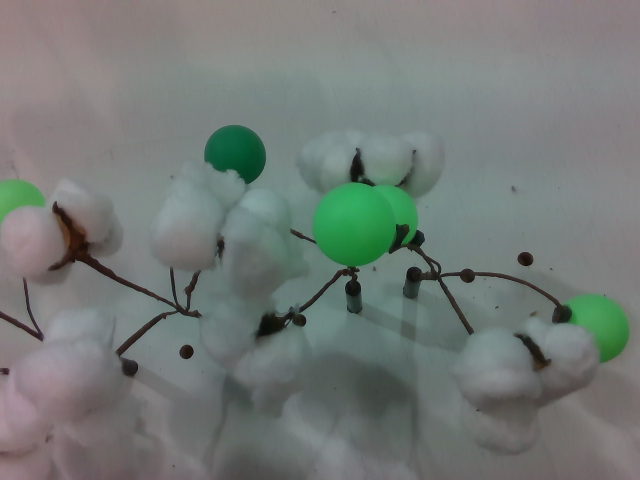
#> input picture ComputerVision/data/Original_293.png, 640 x 480 px
$ python pole_detect.py
#> lines starting #> are read from the running program, lines starting #| are printed output that depends on the picture; after the words box and inside, x2 and y2 are one past the last pixel; in counts of white or black regions, pixels touching at a corner belong together
# -*- coding: utf-8 -*-
"""
Created on Mon Jun 27 17:25:08 2022
@author: brila
"""

import cv2
import numpy as np
from numpy.linalg import norm
import imutils
#import math
import random
import os

# The end of the script results in showing a labeled image, and an unused array
# called found_balls containing each (x,y) coordinate of a ball belonging to
# the center plant. If this script is going to be turned into a function, you
# can input an image, and simply return the found_balls array at the end of
# this script.

# ------------------------------ Image Input ------------------------------

# Reading image in and creating a copy
#for img in os.listdir('./original'):
frame = cv2.imread('Original_293.png')
#> frame is the input picture: shape (480, 640, 3); mean B, G, R 117.6, 121.4, 114.5
#frame = imutils.resize(frame, width=600)
orig = frame

(h, w, c) = np.shape(frame)

# ---------------------------- CODE PARAMETERS ----------------------------
# -- Edit these parameters to affect how the code will handle detection. --

crop_image = 0 # 1 or 0, do or dont crop the image to focus on the center


exclusion_distance = 200 # If a matched line is farther than this away from a
                         # ball dont include it, its likely a bad detection.

ball_distance = 100 # The distance from the center pole a ball is allowed to
                    # be and still be able to be assigned to the pole

circle_mask_size = 45 # How large of a radius around each found circle should
                      # be included in the line detection range.

# ----------------------- Line Detection Parameters -----------------------
low_threshold = 50
high_threshold = 150
rho = 1  # distance resolution in pixels of the Hough grid
theta = np.pi / 90 # 180  # angular resolution in radians of the Hough grid
threshold = 15  # minimum number of votes (intersections in Hough grid cell)
min_line_length = 30  # minimum number of pixels making up a line
max_line_gap = 15  # maximum gap in pixels between connectable line segments

# --------------------------- Mask Color Ranges ---------------------------

# Branch Color Range
low_brown = np.array([60, 10, 20])
high_brown = np.array([90, 80, 60])

low_b = np.array([1, 30, 40])
high_b = np.array([20, 140, 80])

low_black = np.array([150,20,30])
high_black = np.array([170,90,100])

# Pingpong Ball Color Range
greenLower = (50, 86, 40)
greenUpper = (100, 255, 255)

# --------------------------------------------------------------------------

# ----------------------------------- CODE -----------------------------------

# Cropping image to only focus on middle pole
if crop_image == 1:
    frame = frame[h//5 : h , w//4 : w//2 + w//4]

orig = frame

# BALL DETECTION AND DRAWING -------------------------------------------------

# resize the frame, blur it, and convert it to the HSV
# color space

blurred = cv2.GaussianBlur(frame, (11, 11), 0)
hsv = cv2.cvtColor(blurred, cv2.COLOR_BGR2HSV)
#> hsv: shape (480, 640, 3); mean H, S, V 79.7, 27.8, 124.5
# construct a mask for the color "green", then perform
# a series of dilations and erosions to remove any small
# blobs left in the mask
GreenMask = cv2.inRange(hsv, greenLower, greenUpper)
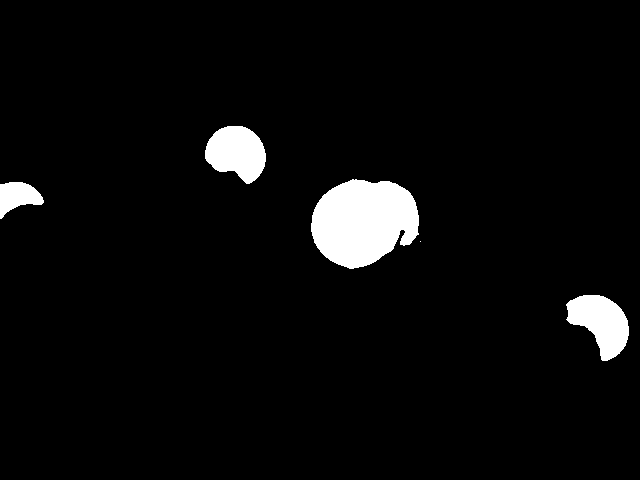
#> GreenMask: shape (480, 640); 4.3% white; 5 white regions (1 under 20 px), largest, box (x1, y1, x2, y2) and area: (311, 179, 419, 269) 7278, (566, 295, 629, 361) 2518, (205, 126, 266, 184) 2510, (0, 182, 44, 219) 979
GreenMask = cv2.erode(GreenMask, None, iterations=2)
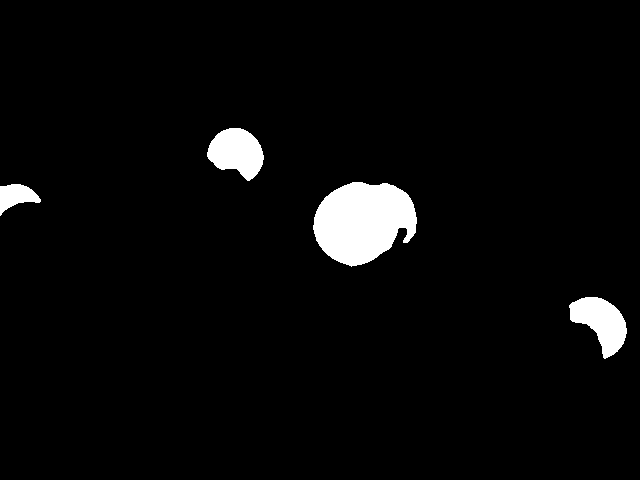
#> GreenMask: shape (480, 640); 3.6% white; 4 white regions, box (x1, y1, x2, y2) and area: (313, 182, 417, 267) 6410, (207, 128, 264, 181) 2046, (569, 297, 627, 359) 2015, (0, 184, 41, 216) 730
GreenMask = cv2.dilate(GreenMask, None, iterations=2)
#> GreenMask: shape (480, 640); 4.3% white; 4 white regions

# find contours in the mask and initialize the current
# (x, y) center of the ball
cnts = cv2.findContours(GreenMask.copy(), cv2.RETR_EXTERNAL,
	cv2.CHAIN_APPROX_SIMPLE)
#> cnts = 4 contours; box (x1, y1, x2, y2) and area: (311, 180, 419, 269) 7110, (205, 126, 266, 183) 2423, (567, 295, 629, 361) 2417, (0, 182, 43, 218) 910
cnts = imutils.grab_contours(cnts)
center = None
# only proceed if at least one contour was found
if len(cnts) > 0:

    circlemask = np.zeros_like(frame)

    for c in cnts:
        ((x, y), radius) = cv2.minEnclosingCircle(c)
        M = cv2.moments(c)
        center = (int(M["m10"] / M["m00"]), int(M["m01"] / M["m00"]))
        # only proceed if the radius meets a minimum size
        if radius > 10:
            # draw the circle and centroid on the frame,
            # then update the list of tracked points
            # Drawing to Mask
            cv2.circle(circlemask, (int(x), int(y)),
                       int(radius + circle_mask_size), (100, 255, 255), -1)
#> this loop made 4 passes
#> (x, y, radius, center) on passes 1 to 4: (594, 327, 36.1, (600, 322)), (17.9, 200.5, 24.35, (17, 195)), (364.5, 222, 54.32, (362, 221)), (235, 155.5, 31, (236, 152))
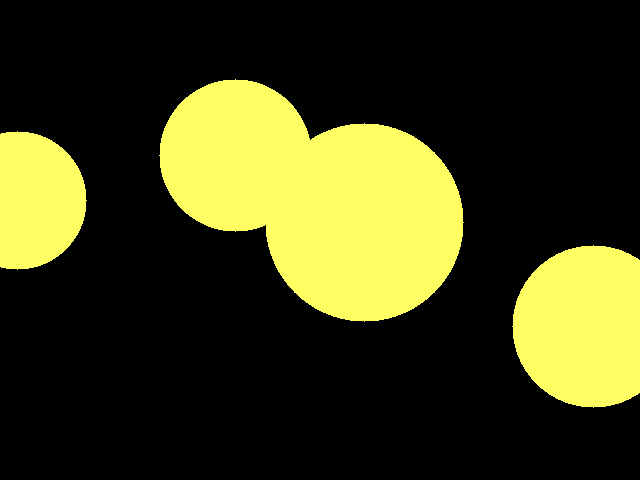
#> circlemask: shape (480, 640, 3); mean of channels 0, 1, 2 24.2, 61.6, 61.6; drawn as B, G, R

# Applying Circle Mask
greencirclemask = cv2.inRange(circlemask, greenLower, greenUpper)
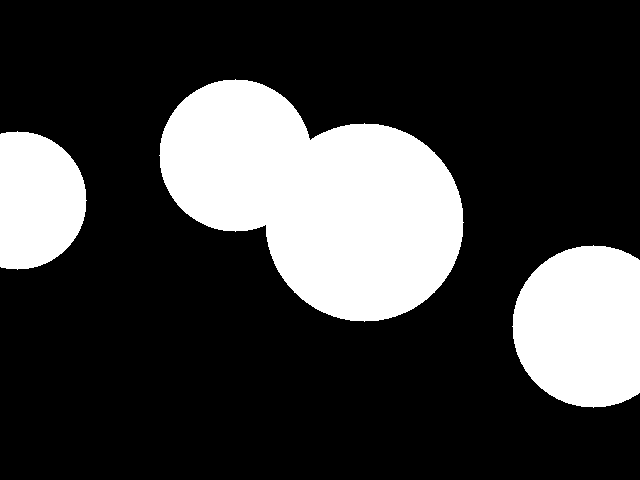
#> greencirclemask: shape (480, 640); 24.2% white; 3 white regions, box (x1, y1, x2, y2) and area: (159, 79, 464, 322) 46956, (512, 245, 640, 408) 17388, (0, 131, 87, 270) 9859
greenresult = cv2.bitwise_and(frame, frame, mask = greencirclemask)

# ----------------------------------------------------------------------------

# BRANCH DETECTION -----------------------------------------------------------

gray = cv2.cvtColor(greenresult, cv2.COLOR_BGR2GRAY)
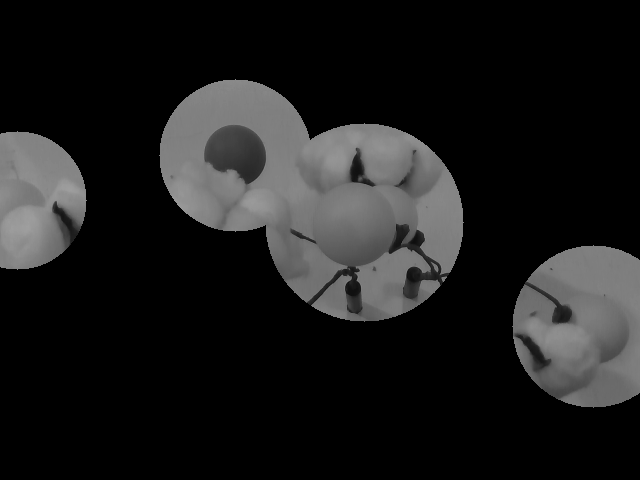
#> gray: shape (480, 640); min 0, max 159, mean 27.7
hsv = cv2.cvtColor(greenresult, cv2.COLOR_BGR2HSV)
#> hsv: shape (480, 640, 3); mean H, S, V 18.3, 13.6, 30.2

hsv = cv2.cvtColor(greenresult, cv2.COLOR_BGR2HSV)


blackMask = cv2.inRange(hsv, low_black, high_black)
#> blackMask: shape (480, 640); 0.01% white in thin lines or dots, all inside (x1, y1, x2, y2) = (55, 158, 558, 343)
brownMask = cv2.inRange(hsv, low_brown, high_brown)
#> brownMask: shape (480, 640); 0.25% white; 94 white regions (87 under 20 px), largest, box (x1, y1, x2, y2) and area: (403, 275, 422, 299) 215, (348, 293, 362, 314) 134, (556, 306, 570, 323) 69
bMask = cv2.inRange(hsv, low_b, high_b)
#> bMask: shape (480, 640); 0.17% white; 36 white regions (30 under 20 px), largest, box (x1, y1, x2, y2) and area: (534, 357, 551, 372) 121, (525, 282, 560, 307) 113, (552, 390, 564, 398) 71, (65, 214, 76, 230) 36, (53, 205, 61, 218) 29, (294, 231, 306, 238) 28


finalMask = brownMask | blackMask | bMask
#> finalMask: shape (480, 640); 0.44% white; 101 white regions (86 under 20 px), largest, box (x1, y1, x2, y2) and area: (403, 275, 422, 299) 215, (348, 293, 362, 314) 134, (534, 357, 551, 372) 121
result = finalMask

gray = finalMask

# blur = cv2.GaussianBlur(gray, (0,0), sigmaX=33, sigmaY=33)
divide = cv2.divide(gray, gray, scale=255)
thresh = cv2.threshold(divide, 0, 255, cv2.THRESH_BINARY+cv2.THRESH_OTSU)[1]
kernel = cv2.getStructuringElement(cv2.MORPH_RECT, (10, 10))
result = cv2.morphologyEx(thresh, cv2.MORPH_CLOSE, kernel)
#> result: shape (480, 640); 0.95% white; 17 white regions (7 under 20 px), largest, box (x1, y1, x2, y2) and area: (391, 232, 450, 300) 858, (335, 270, 363, 315) 584, (519, 336, 552, 373) 398

# ----------------------------------------------------------------------------

# LINE DETECTION ---------------------------------------------------

edges = cv2.Canny(gray, low_threshold, high_threshold)
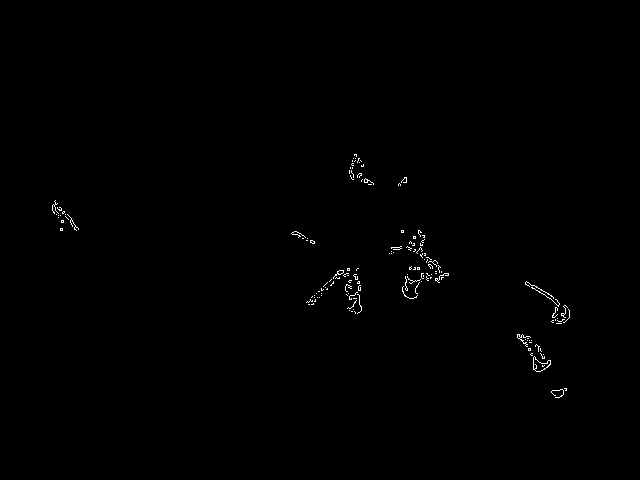
#> edges: shape (480, 640); 0.38% white in thin lines or dots, all inside (x1, y1, x2, y2) = (52, 154, 570, 398)

line_image = np.copy(result) * 0  # creating a blank to draw lines on
#> line_image: shape (480, 640); every value is 0

# Run Hough on edge detected image
# Output "lines" is an array containing endpoints of detected line segments
lines = cv2.HoughLinesP(edges, rho, theta, threshold, np.array([]),
                    min_line_length, max_line_gap)
#> lines = 15 rows, first 6: [406, 280, 443, 277], [306, 302, 341, 270], [517, 335, 550, 363], [407, 246, 445, 275], [409, 242, 448, 275], [525, 284, 568, 309]


# ----------------------------------------------------------------------------
# POLE ASSIGNMENT AND SLOPE DETECTION ----------------------------------------

found_balls = []

if len(cnts) > 0:
    for c in cnts:
        ((x, y), radius) = cv2.minEnclosingCircle(c)
        M = cv2.moments(c)
        center = (int(M["m10"] / M["m00"]), int(M["m01"] / M["m00"]))
        # only proceed if the radius meets a minimum size
        if radius > 10:
            dist = 50000 # an impossibly high starting distance
            # Empty Saved line coordinates
            xs1 = 0
            ys1 = 0
            xs2 = 0
            ys2 = 0

            # Finding the closest line to this iteration's center
            for line in lines:
                for x1,y1,x2,y2 in line:
                    # Calculating distance from current center to current line
                    testpoint = np.array([(x1 + x2) / 2, (y1 + y2) / 2])
                    testdist = np.linalg.norm(center-testpoint)

                    # If a closer line was found update our "closest" line for
                    # this center
                    if testdist < dist:
                        dist = testdist
                        xs1 = x1
                        ys1 = y1
                        xs2 = x2
                        ys2 = y2

            # Checking to see if found line is reasonably close enough
            if dist > exclusion_distance:
                continue

            # Cheking to see if current ball is reasonably close enough
            if center[0] > w//2 + ball_distance or center[0] < w//2 - ball_distance:
                continue

            # Drawing things on the orignal image based on found lines/centers

            # Slope Calculation
            slope = round((ys2 - ys1) / (xs2 - xs1), 2)

            # Getting a new random color for this match
            if (slope > 0 and xs1 < w//2) or (slope < 0 and xs1 > w//2):
                # If these slopes, then this ball belongs to the center pole
                randcolor = (0,0,255)
                # Adding to list of centers beloning to the center pole
                found_balls.append(center)
            else:
                randcolor = (random.randint(100,255),
                             random.randint(100,255),
                             random.randint(100,255))

            # Drawing this matching center/line on original image
            cv2.circle(orig, (int(x), int(y)), int(radius), randcolor, 2)
            cv2.circle(orig, center, 3, randcolor, -1)
            cv2.line(orig,(xs1,ys1),(xs2,ys2),randcolor,2)

            # PRINTING SLOPE OF EACH LINE
            # Using cv2.putText()
            new_image = cv2.putText(
              img = orig,
              text = str(slope * -1), #str(round(dist,2)),
              org = (xs1, ys1),
              fontFace = cv2.FONT_ITALIC,
              fontScale = 0.5,
              color = randcolor,
              thickness = 2
            )
#> this loop made 4 passes
#> (x, y, radius, center, slope, randcolor) on passes 3 to 4: (364.5, 222, 54.32, (362, 221), 1.26, (198, 207, 110)), (235, 155.5, 31, (236, 152), -0.91, (166, 230, 224))
#> after the loop, found_balls = []

# Drawing Center Circle (Or Line)
#cv2.circle(orig, (w//2, h//2), 5, (0,0,255), -1)
cv2.line(orig,(w//2,h),(w//2,0),(0,0,255),1)
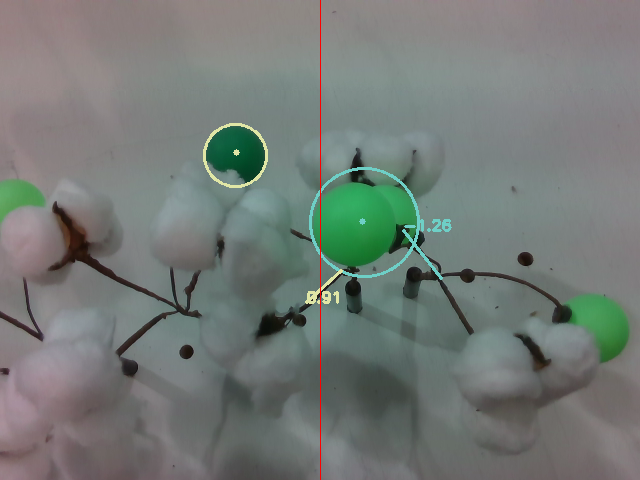
#> orig: shape (480, 640, 3); mean B, G, R 118.1, 122.1, 115.4

print("Ball coordinates belonging to center pole: ")
print(found_balls)
print("Balls displayed in red belong to the center pole")

cv2.imshow("mask", orig)
cv2.waitKey(0)
